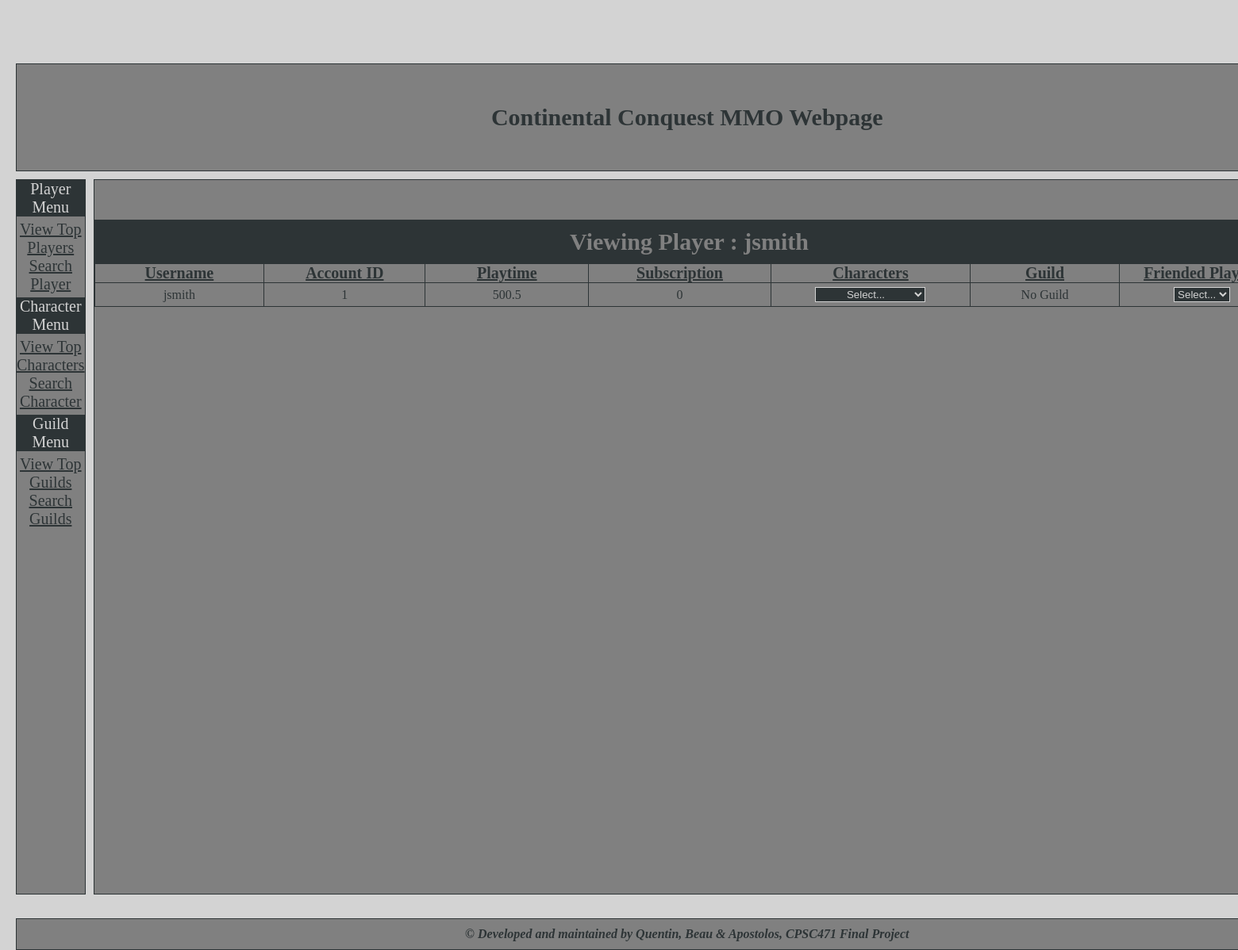
/viewplayer.php?acct_id=1, run on an earlier commit of the app's database.
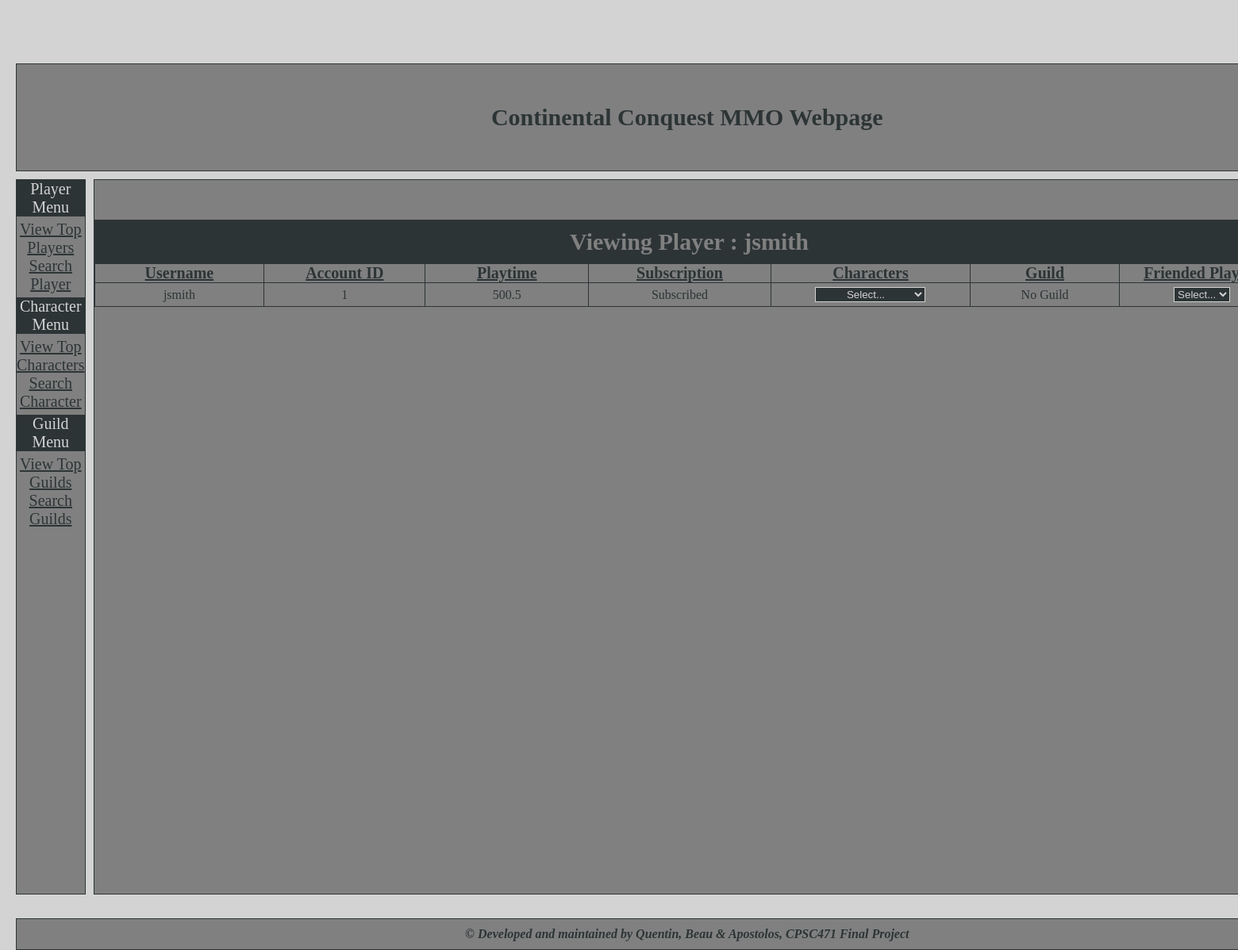
And on a later commit of the database.
### tables this page shows
CREATE TABLE PLAYERS (
	Player_ID INTEGER NOT NULL,
    Playtime VARCHAR(30) NOT NULL,
    Sub_status VARCHAR(20) NOT NULL,
	Guild VARCHAR(30) DEFAULT NULL,
    PRIMARY KEY (Player_ID),
    FOREIGN KEY (Player_ID) REFERENCES USERS (Acct_ID)
);

CREATE TABLE USERS (
	Acct_ID INTEGER auto_increment,
	Fname VARCHAR(20) NOT NULL,
	Lname VARCHAR(20) NOT NULL,
	Username VARCHAR(20) NOT NULL,
    Password VARCHAR(16) NOT NULL,
	Birthday DATE NOT NULL,
	Email VARCHAR(40) NOT NULL,
	PRIMARY KEY (Acct_ID)
);

### include/functions.php (called while the page is built, shortened)
<?php
    class Database {
        function init_connection($servername, $db, $username, $password) {
            $this->connection = mysqli_connect($servername, $username, $password, $db);
        }
    }
?>

### viewplayer.php (the view, shortened to what this page needs)
<?php
    include 'include/connectDB.php';
    include 'include/header.php';
    include 'include/left-menu.php';
    if(isset($_POST["acct_id"])) {
        $acct_id = $_POST["acct_id"];
    } else {
        $acct_id = $_GET["acct_id"];
    }
    $stmt = $db->connection->prepare('SELECT * FROM PLAYERS, USERS WHERE Player_ID = ? AND Player_ID=Acct_ID');
    $stmt->bind_param('i', $acct_id);
    $stmt->execute();
    $result = $stmt->get_result();
?>
                <div class="center">
                    <div id="center-content">
                        <table id="table_players">
                            <tr class="table_players_row">
                                <td class="table_players_data" id="table_players_title" colspan="7" >
                                    Viewing Player :
                                    <?php
                                        if ($result->num_rows == 0) {
                                            echo "<br/>Player not found.";
                                        } else {
                                            $row = $result->fetch_row();
                                            echo $row[7];
                                        ?>
                                </td>
                            </tr>
                            <tr class="table_players_row">
                                <td class="table_players_header_data">
                                    Username
                                </td>
                                <td class="table_players_header_data">
                                    Account ID
                                </td>
                                <td class="table_players_header_data">
                                    Playtime
                                </td>
                                <td class="table_players_header_data">
                                    Subscription
                                </td>
                                <td class="table_players_header_data">
                                    Characters
                                </td>
                                <td class="table_players_header_data">
                                    Guild
                                </td>
                                <td class="table_players_header_data">
                                    Friended Players
                                </td>
                            </tr>
                            <?php
                                echo "  <tr class='table_players_row'>
                                            <td class='table_players_data'>
                                                ".$row[7]."
                                            </td>
                                            <td class='table_players_data'>
                                                ".$row[0]."
                                            </td>
                                            <td class='table_players_data'>
                                                ".$row[1]."
                                            </td>
                                            <td class='table_players_data'>
                                                ".$row[2]."
                                            </td>
                                            <td class='table_players_data'>
                                ";
                                $stmt = $db->connection->prepare('SELECT * FROM CHARACTERS WHERE Acct_ID = ?');
                                $stmt->bind_param('i', $row[0]);
                                $stmt->execute();
                                $characters = $stmt->get_result();
                                if($characters->num_rows != 0) {
                                ?>  <form method="post">
                                        <select class="input-fields" id="view-character-selector" onchange="this.options[this.selectedIndex].value && (window.location = this.options[this.selectedIndex].value);">
                                            <?php
                                                echo "<option>Select...</option>";
                                            ?>
                                        </select>
                                    </form>
                                <?php
                                } else {
                                    echo "No Characters";
                                }
                            ?>
                                    </td>
                                    <td class='table_players_data'>
                                        <?php
                                        if($row[3] != "") {
                                            echo "<a href='viewguild.php?guild=".$row[3]."'>".$row[3]."</a>";
                                        } else {
                                            echo "No Guild";
                                        }
                                        ?>
                                    </td>
                                    <td class='table_players_data'>
                                    <?php
                                        $stmt = $db->connection->prepare('SELECT * FROM FRIEND_LIST, PLAYERS, USERS WHERE FRIEND_LIST.Acct_ID = ? AND Friend_ID = Player_ID AND Player_ID=USERS.Acct_ID;');
                                        $stmt->bind_param('i', $row[0]);
                                        $stmt->execute();
                                        $friends = $stmt->get_result();
                                        if($friends->num_rows != 0) {
                                            ?>  <form method="post">
                                                    <select class="input-fields" id="view-friend-selector" onchange="this.options[this.selectedIndex].value && (window.location = this.options[this.selectedIndex].value);">
                                                        <?php
                                                            echo "<option>Select...</option>";
                                                        ?>
                                                    </select>
                                                </form>
                                            <?php
                                            } else {
                                                echo "No Friends";
                                            }
                                    ?>
                                    </td>
                                </tr>
                            </table>
                            <br/>
                            <br/>
                        <?php } ?>
                    </div>
                </div>
<?php
    include 'include/footer.php';
?>

### include/header.php (shortened to what this page needs)
<!DOCTYPE html>
<html>
    <head>
        <link rel="stylesheet" href="include/theme.css">
    </head>
    <body>
        <div class="grid-container">
            <div class="top">
                <div id="web-header">
                    Continental Conquest MMO Webpage
                </div>
            </div>

### include/left-menu.php (shortened to what this page needs)
<div class="left">
    <div class="menu-header">
        Player Menu
    </div>
    <div class="menu-content">
        <a href="topplayers.php">View Top Players</a><br>
        <a href="searchplayer.php">Search Player</a><br>
    </div>
    <div class="menu-header">
        Character Menu
    </div>
    <div class="menu-content">
        <a href="topcharacters.php">View Top Characters</a><br>
        <a href="searchcharacter.php">Search Character</a><br>
    </div>
    <div class="menu-header">
        Guild Menu
    </div>
    <div class="menu-content">
        <a href="topguilds.php">View Top Guilds</a><br>
        <a href="searchguild.php">Search Guilds</a><br>
    </div>
</div>

### include/footer.php (shortened to what this page needs)
            <div class="bottom">
                <div class="text_wrapper">
                    &copy Developed and maintained by Quentin, Beau & Apostolos, CPSC471 Final Project
                </div>
        </div>
    </body>
</html>

### include/theme.css (style rules this page uses)
html { height: 100%; color: #2D3436; background-color:lightgray; }
body { min-height: 100%; margin: 0; }
.top { grid-area: header; border:1px solid #2D3436; margin-left: 20px; margin-right: 20px; min-height: 100px; }
.left { margin-left: 20px; grid-area: left-menu; border:1px solid #2D3436; }
.center { grid-area: main; border:1px solid #2D3436; min-height: 900px; }
.bottom { grid-area: footer; border:1px solid #2D3436; margin-top: 20px; margin-left: 20px; margin-right: 20px; font-style: italic; font-weight: bold; }
.text_wrapper { padding-top: 10px; padding-bottom: 10px; font-size: 16px; }
#web-header { padding: 50px; font-size: 30px; font-weight: bold; }
#center-content { margin-top: 50px; margin-left: auto; margin-right: auto; margin-bottom:auto; width: 1500px; text-align: center; }
.menu-header { background-color:#2D3436; color:lightgray; }
.menu-content { margin-top: 5px; margin-bottom: 5px; }
.grid-container { display: grid; grid-template-areas: 'header header header header header header' 'left-menu main main main main right-menu' 'footer footer footer footer footer footer'; grid-gap: 10px; background-color:lightgray; margin-top: 80px; }
.grid-container > div { background-color:gray; text-align: center; padding: 0px; font-size: 20px; }
a:link { color: #2D3436; }
#table_players { border: 1px solid #2D3436; border-collapse: collapse; margin-left: auto; margin-right: auto; margin-bottom:auto; }
#table_players_title { padding-top: 10px; padding-bottom:10px; font-weight:bold; font-size: 30px; background-color:#2D3436; color:gray; }
.table_players_header_data { border: 1px solid #2D3436; margin: 0; padding: 0; width : 500px; font-size: 20px; font-weight: bold; text-decoration: underline; }
.table_players_data { border: 1px solid #2D3436; margin: 0; padding-top: 5px; padding-bottom: 5px; width : 500px; font-size: 16px; }
.input-fields { background-color:#2D3436; border: 1px solid lightgray; color: lightgray; text-align: center; }

What changed in the data, as far as the page shows it:
changed players "jsmith": Sub_status "0" → "Subscribed"
